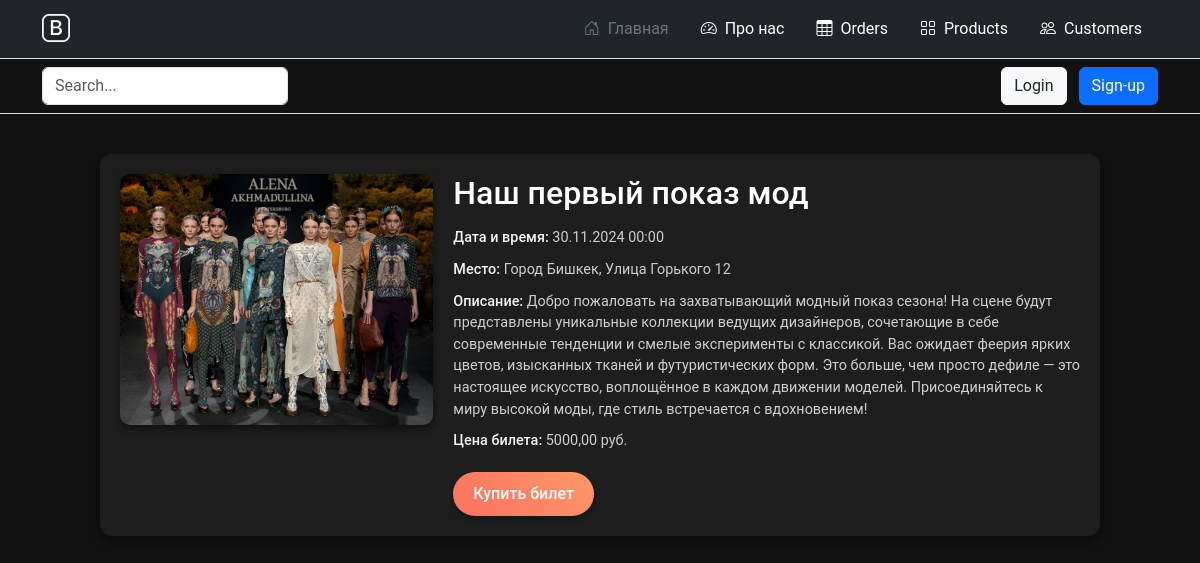
Page /task/1/ on the committed database.
### main/models.py (models this page shows, shortened)
class Task(models.Model):
    title = models.CharField('Название', max_length=50)  # Исправлено на CharField
    task = models.TextField('Описание')  # Исправлено на TextField
    event_date = models.DateTimeField('Дата и время проведения')  # Дата и время
    location = models.CharField('Место проведения', max_length=100)  # Место
    image = models.ImageField('Изображение', upload_to='events/images/', null=True, blank=True)  # Поле для изображения
    price = models.DecimalField('Цена', max_digits=10, decimal_places=2, null=True, blank=True)  # Цена
    class Meta:
        verbose_name = 'Мероприятие'
        verbose_name_plural = 'Мероприятия'

### main/views.py (the view)
# urls.py: path('task/<int:pk>/', views.task_detail, name='task_detail'),
def task_detail(request, pk):
    task = get_object_or_404(Task, pk=pk)
    return render(request, 'main/task_detail.html', {'task': task})

### main/templates/main/task_detail.html (shortened to what this page needs)
{% extends 'main/base.html' %}
{% block content %}
  <div class="task-detail">
    <div class="task-content">
      {% if task.image %}
        <div class="task-image">
          <img src="{{ task.image.url }}" alt="{{ task.title }}" class="img-fluid">
        </div>
      {% endif %}
      <div class="task-info">
        <h1>{{ task.title }}</h1>
        <p><strong>Дата и время:</strong> {{ task.event_date|date:"d.m.Y H:i" }}</p>
        <p><strong>Место:</strong> {{ task.location }}</p>
        <p><strong>Описание:</strong> {{ task.task }}</p>
        {% if task.price %}
          <p><strong>Цена билета:</strong> {{ task.price }} руб.</p>
        {% endif %}
        <div class="task-button">
          <a href="#" class="btn btn-primary buy-ticket-btn">Купить билет</a>
        </div>
      </div>
    </div>
  </div>
{% endblock %}

### main/templates/main/task_detail.html (style rules this page uses)
body { background-color: #121212; color: #e0e0e0; font-family: 'Roboto', sans-serif; }
.task-detail { max-width: 1000px; margin: 40px auto; padding: 20px; background-color: #1e1e1e; border-radius: 12px; box-shadow: 0 6px 12px rgba(0, 0, 0, 0.4); }
.task-content { display: flex; flex-wrap: wrap; gap: 20px; }
.task-image { flex: 1; }
.task-image img { width: 100%; max-width: 350px; height: auto; object-fit: cover; border-radius: 10px; box-shadow: 0 4px 8px rgba(0, 0, 0, 0.5); }
.task-info { flex: 2; }
.task-info h1 { font-size: 2em; margin-bottom: 15px; color: #ffffff; }
.task-info p { font-size: 0.9em; margin-bottom: 10px; line-height: 1.5; color: #cfcfcf; }
.task-info strong { color: #f2f2f2; font-weight: 500; }
.task-button { margin-top: 20px; }
.buy-ticket-btn { font-size: 1em; font-weight: 500; color: #ffffff; background: linear-gradient(45deg, #ff6f61, #ff9966); border: none; padding: 10px 20px; border-radius: 30px; box-shadow: 0 4px 6px rgba(0, 0, 0, 0.3); transition: all 0.3s ease-in-out; }

### rows in the picture
Task: image (picture), title "Наш первый показ мод", event_date "30.11.2024 00:00", location "Город Бишкек, Улица Горького 12", task "Добро пожаловать на захватывающий модный показ сезона! На сцене будут представлены уникальные коллекции ведущих дизайнеров, сочетающие в себе современные тенденции и смелые эксперименты с классикой. Вас ожидает феерия ярких цветов, изысканных тканей и футуристических форм. Это больше, чем просто дефиле — это настоящее искусство, воплощённое в каждом движении моделей. Присоединяйтесь к миру высокой моды, где стиль встречается с вдохновением!", price "5000,00"
